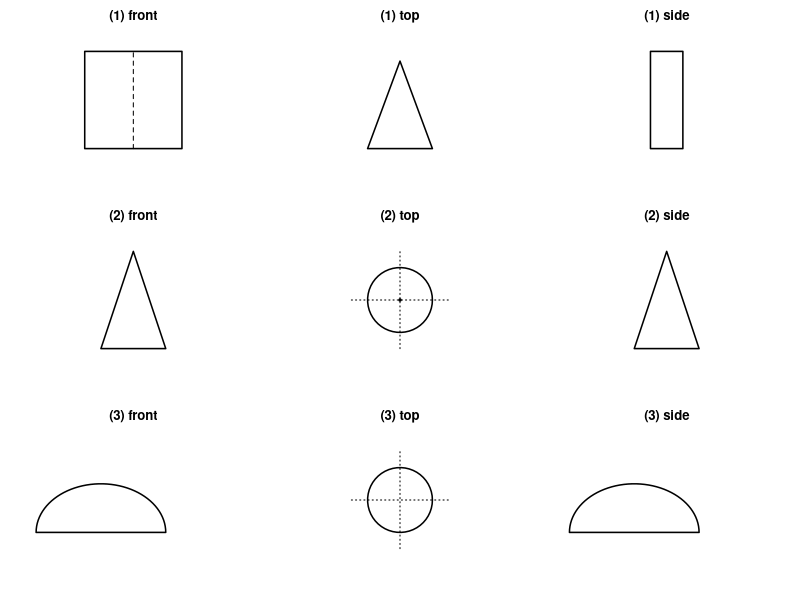
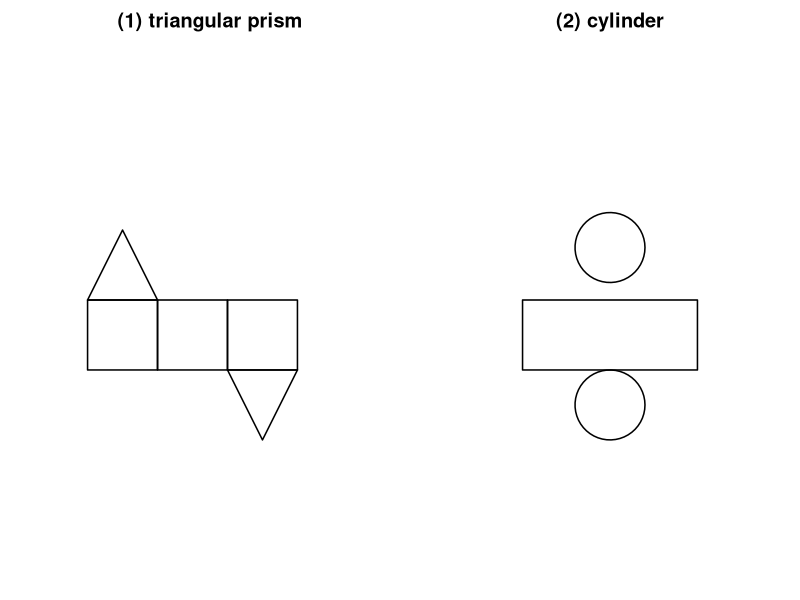
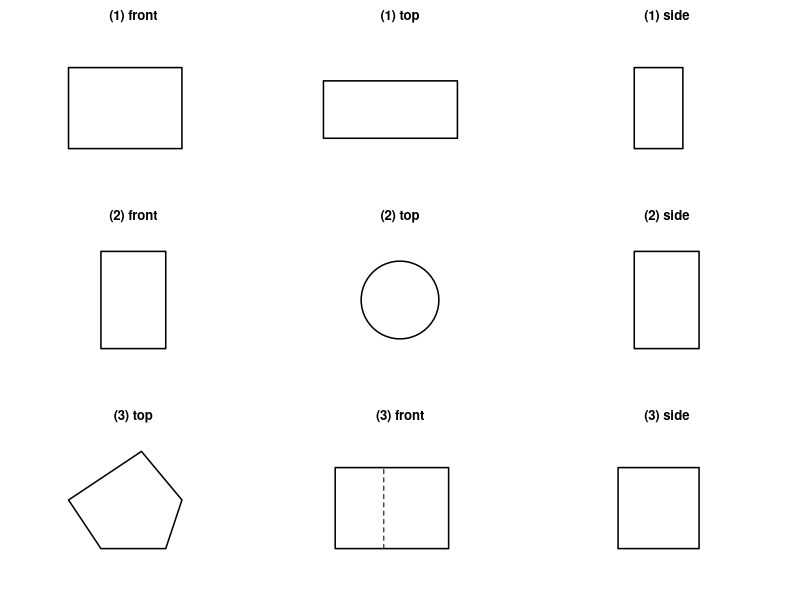
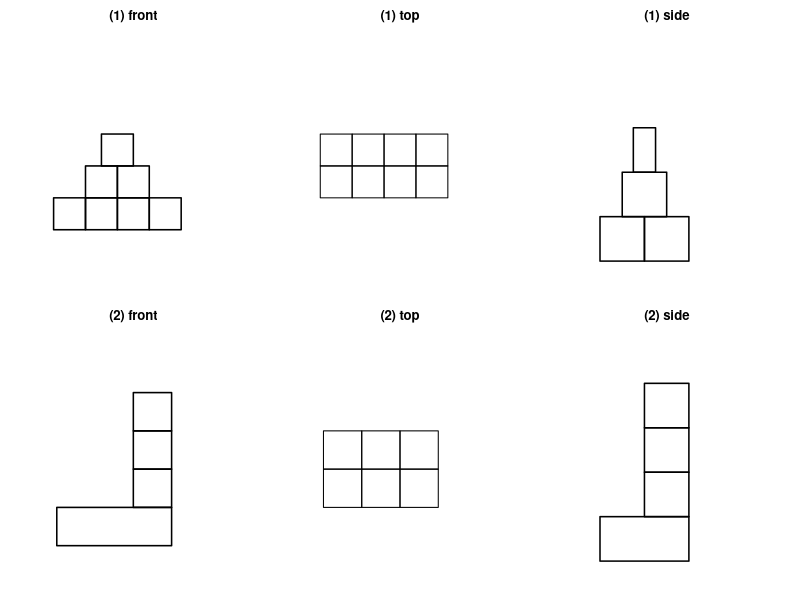
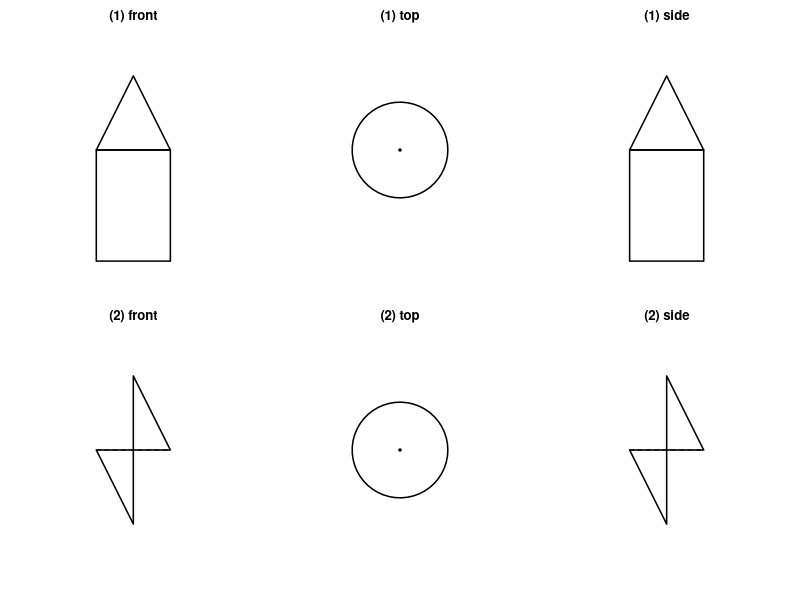

Reproduce these figures in R, in order.
setwd("C:/Users/18904/Github/junior-mathematics/codes")
if(!dir.exists("../figures"))dir.create("../figures")

# week172-1: three views of triangular prism, cone, hemisphere
draw1=function(){
  par(mfrow=c(3,3),mar=c(2,2,2,1),mai=c(0.3,0.3,0.3,0.3))
  # (1) triangular prism: front=rect+center dashed, top=triangle, side=narrow rect
  plot(0,0,xlim=c(0,4),ylim=c(0,4),type="n",asp=1,axes=FALSE,xlab="",ylab="",main="(1) front")
  rect(0.5,0.5,3.5,3.5,lwd=1.5);segments(2,0.5,2,3.5,lty=2)
  plot(0,0,xlim=c(0,4),ylim=c(0,4),type="n",asp=1,axes=FALSE,xlab="",ylab="",main="(1) top")
  polygon(c(1,3,2),c(0.5,0.5,3.2),lwd=1.5)
  plot(0,0,xlim=c(0,3),ylim=c(0,4),type="n",asp=1,axes=FALSE,xlab="",ylab="",main="(1) side")
  rect(1,0.5,2,3.5,lwd=1.5)
  # (2) cone: front=triangle, top=circle+cross, side=triangle
  plot(0,0,xlim=c(0,4),ylim=c(0,4),type="n",asp=1,axes=FALSE,xlab="",ylab="",main="(2) front")
  polygon(c(1,3,2),c(0.5,0.5,3.5),lwd=1.5)
  plot(0,0,xlim=c(0,4),ylim=c(0,4),type="n",asp=1,axes=FALSE,xlab="",ylab="",main="(2) top")
  th=seq(0,2*pi,len=50);polygon(2+1*cos(th),2+1*sin(th),lwd=1.5);points(2,2,pch=19,cex=0.5)
  segments(0.5,2,3.5,2,lty=3);segments(2,0.5,2,3.5,lty=3)
  plot(0,0,xlim=c(0,4),ylim=c(0,4),type="n",asp=1,axes=FALSE,xlab="",ylab="",main="(2) side")
  polygon(c(1,3,2),c(0.5,0.5,3.5),lwd=1.5)
  # (3) hemisphere: front=semicircle, top=circle+cross, side=semicircle
  plot(0,0,xlim=c(0,4),ylim=c(0,4),type="n",asp=1,axes=FALSE,xlab="",ylab="",main="(3) front")
  th=seq(0,pi,len=50);polygon(c(1,1+2*cos(th),3),c(1,1+1.5*sin(th),1),lwd=1.5)
  plot(0,0,xlim=c(0,4),ylim=c(0,4),type="n",asp=1,axes=FALSE,xlab="",ylab="",main="(3) top")
  th=seq(0,2*pi,len=50);polygon(2+1*cos(th),2+1*sin(th),lwd=1.5)
  segments(0.5,2,3.5,2,lty=3);segments(2,0.5,2,3.5,lty=3)
  plot(0,0,xlim=c(0,4),ylim=c(0,4),type="n",asp=1,axes=FALSE,xlab="",ylab="",main="(3) side")
  th=seq(0,pi,len=50);polygon(c(1,1+2*cos(th),3),c(1,1+1.5*sin(th),1),lwd=1.5)
}
cairo_pdf("../figures/week172-1.pdf",width=12,height=12,family="sans");draw1();dev.off()
svglite::svglite("../figures/week172-1.svg",width=12,height=12);draw1();dev.off()

# week172-2: unfolded views of triangular prism and cylinder
draw2=function(){
  par(mfrow=c(1,2),mar=c(2,2,2,1))
  # (1) triangular prism net: 3 rectangles + 2 triangles
  plot(0,0,xlim=c(-1,8),ylim=c(-1,5),type="n",asp=1,axes=FALSE,xlab="",ylab="",main="(1) triangular prism")
  for(i in 0:2){rect(i*2,0,(i+1)*2,2,lwd=1.5)}
  polygon(c(0,2,1),c(2,2,4),lwd=1.5)
  polygon(c(4,6,5),c(0,0,-2),lwd=1.5)
  # (2) cylinder net: rectangle + 2 circles
  plot(0,0,xlim=c(-1,8),ylim=c(-1,5),type="n",asp=1,axes=FALSE,xlab="",ylab="",main="(2) cylinder")
  rect(1,0,6,2,lwd=1.5)
  th=seq(0,2*pi,len=50);polygon(3.5+1*cos(th),3.5+1*sin(th),lwd=1.5)
  polygon(3.5+1*cos(th),-1+1*sin(th),lwd=1.5)
}
cairo_pdf("../figures/week172-2.pdf",width=8,height=4,family="sans");draw2();dev.off()
svglite::svglite("../figures/week172-2.svg",width=8,height=4);draw2();dev.off()

# week172-3: three views of cuboid, cylinder, pentagonal prism
draw3=function(){
  par(mfrow=c(3,3),mar=c(2,2,2,1),mai=c(0.3,0.3,0.3,0.3))
  # cuboid: 3 rectangles
  plot(0,0,xlim=c(0,5),ylim=c(0,4),type="n",asp=1,axes=FALSE,main="(1) front");rect(0.5,0.5,4,3,lwd=1.5)
  plot(0,0,xlim=c(0,5),ylim=c(0,3),type="n",asp=1,axes=FALSE,main="(1) top");rect(0.5,0.5,4,2,lwd=1.5)
  plot(0,0,xlim=c(0,3),ylim=c(0,4),type="n",asp=1,axes=FALSE,main="(1) side");rect(0.5,0.5,2,3,lwd=1.5)
  # cylinder: 2 rectangles + circle
  plot(0,0,xlim=c(0,4),ylim=c(0,4),type="n",asp=1,axes=FALSE,main="(2) front");rect(1,0.5,3,3.5,lwd=1.5)
  plot(0,0,xlim=c(0,4),ylim=c(0,4),type="n",asp=1,axes=FALSE,main="(2) top");th=seq(0,2*pi,len=50);polygon(2+1.2*cos(th),2+1.2*sin(th),lwd=1.5)
  plot(0,0,xlim=c(0,4),ylim=c(0,4),type="n",asp=1,axes=FALSE,main="(2) side");rect(1,0.5,3,3.5,lwd=1.5)
  # pentagonal prism: pentagon + 2 rectangles
  px=c(1.5,3.5,4,2.75,0.5);py=c(0.5,0.5,2,3.5,2)
  plot(0,0,xlim=c(0,5),ylim=c(0,4),type="n",asp=1,axes=FALSE,main="(3) top");polygon(px,py,lwd=1.5)
  plot(0,0,xlim=c(0,5),ylim=c(0,4),type="n",asp=1,axes=FALSE,main="(3) front");rect(0.5,0.5,4,3,lwd=1.5);segments(2,0.5,2,3,lty=2)
  plot(0,0,xlim=c(0,4),ylim=c(0,4),type="n",asp=1,axes=FALSE,main="(3) side");rect(0.5,0.5,3,3,lwd=1.5)
}
cairo_pdf("../figures/week172-3.pdf",width=12,height=12,family="sans");draw3();dev.off()
svglite::svglite("../figures/week172-3.svg",width=12,height=12);draw3();dev.off()

# week172-4: three views of two cube compositions
draw4=function(){
  par(mfrow=c(2,3),mar=c(2,2,2,1),mai=c(0.3,0.3,0.3,0.3))
  # (1) pyramid: 4 bottom, 2 middle center, 1 top
  # front: 4 wide bottom row, 2 wide middle, 1 top
  plot(0,0,xlim=c(0,6),ylim=c(0,5),type="n",asp=1,axes=FALSE,main="(1) front")
  rect(0.5,0,1.5,1,lwd=1.5);rect(1.5,0,2.5,1,lwd=1.5);rect(2.5,0,3.5,1,lwd=1.5);rect(3.5,0,4.5,1,lwd=1.5)
  rect(1.5,1,2.5,2,lwd=1.5);rect(2.5,1,3.5,2,lwd=1.5)
  rect(2,2,3,3,lwd=1.5)
  # top: 4x2 base footprint
  plot(0,0,xlim=c(0,6),ylim=c(0,4),type="n",asp=1,axes=FALSE,main="(1) top")
  for(i in 0:3)for(j in 0:1)rect(0.5+i,0.5+j,1.5+i,1.5+j,lwd=1)
  # side: 2 wide, 3 high
  plot(0,0,xlim=c(0,4),ylim=c(0,5),type="n",asp=1,axes=FALSE,main="(1) side")
  rect(0.5,0,1.5,1,lwd=1.5);rect(1.5,0,2.5,1,lwd=1.5)
  rect(1,1,2,2,lwd=1.5)
  rect(1.25,2,1.75,3,lwd=1.5)
  # (2) L-shape column: base 3x2, column 1x1x3
  plot(0,0,xlim=c(0,5),ylim=c(0,5),type="n",asp=1,axes=FALSE,main="(2) front")
  rect(0.5,0,3.5,1,lwd=1.5);rect(2.5,1,3.5,2,lwd=1.5);rect(2.5,2,3.5,3,lwd=1.5);rect(2.5,3,3.5,4,lwd=1.5)
  plot(0,0,xlim=c(0,5),ylim=c(0,4),type="n",asp=1,axes=FALSE,main="(2) top")
  for(i in 0:2)for(j in 0:1)rect(0.5+i,0.5+j,1.5+i,1.5+j,lwd=1)
  plot(0,0,xlim=c(0,4),ylim=c(0,5),type="n",asp=1,axes=FALSE,main="(2) side")
  rect(0.5,0,2.5,1,lwd=1.5);rect(1.5,1,2.5,2,lwd=1.5);rect(1.5,2,2.5,3,lwd=1.5);rect(1.5,3,2.5,4,lwd=1.5)
}
cairo_pdf("../figures/week172-4.pdf",width=12,height=8,family="sans");draw4();dev.off()
svglite::svglite("../figures/week172-4.svg",width=12,height=8);draw4();dev.off()

# week172-5: three views of cylinder+cone, double cone
draw5=function(){
  par(mfrow=c(2,3),mar=c(2,2,2,1),mai=c(0.3,0.3,0.3,0.3))
  # (1) cylinder with cone on top
  plot(0,0,xlim=c(0,4),ylim=c(0,6),type="n",asp=1,axes=FALSE,main="(1) front")
  rect(1,0,3,3,lwd=1.5);polygon(c(1,3,2),c(3,3,5),lwd=1.5)
  plot(0,0,xlim=c(0,4),ylim=c(0,4),type="n",asp=1,axes=FALSE,main="(1) top")
  th=seq(0,2*pi,len=50);polygon(2+1*cos(th),2+1*sin(th),lwd=1.5);points(2,2,pch=19,cex=0.5)
  plot(0,0,xlim=c(0,4),ylim=c(0,6),type="n",asp=1,axes=FALSE,main="(1) side")
  rect(1,0,3,3,lwd=1.5);polygon(c(1,3,2),c(3,3,5),lwd=1.5)
  # (2) double cone (base-to-base)
  plot(0,0,xlim=c(0,4),ylim=c(0,6),type="n",asp=1,axes=FALSE,main="(2) front")
  polygon(c(1,3,2,2),c(3,3,5,1),lwd=1.5)
  segments(1,3,3,3,lty=2)
  plot(0,0,xlim=c(0,4),ylim=c(0,4),type="n",asp=1,axes=FALSE,main="(2) top")
  th=seq(0,2*pi,len=50);polygon(2+1*cos(th),2+1*sin(th),lwd=1.5);points(2,2,pch=19,cex=0.5)
  plot(0,0,xlim=c(0,4),ylim=c(0,6),type="n",asp=1,axes=FALSE,main="(2) side")
  polygon(c(1,3,2,2),c(3,3,5,1),lwd=1.5)
  segments(1,3,3,3,lty=2)
}
cairo_pdf("../figures/week172-5.pdf",width=12,height=8,family="sans");draw5();dev.off()
svglite::svglite("../figures/week172-5.svg",width=12,height=8);draw5();dev.off()
